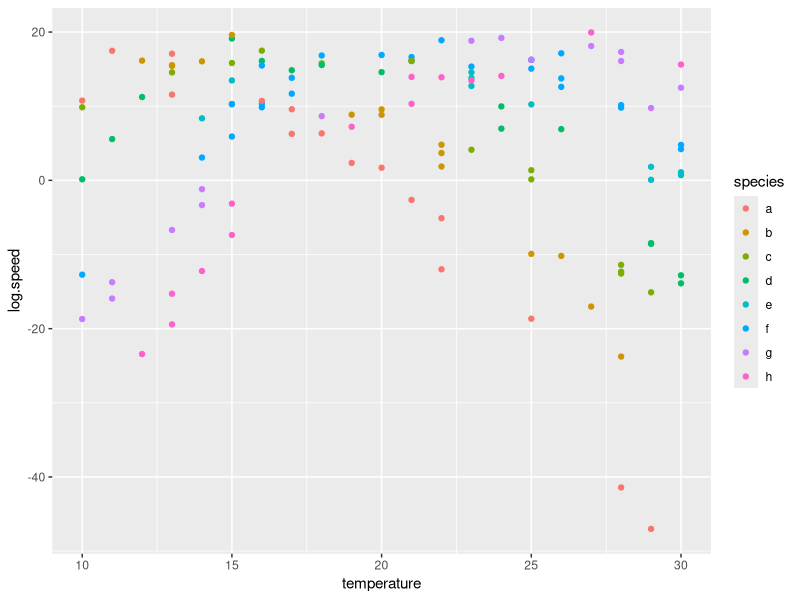

Reproduce this figure in R. (Note: this script raises an error after producing the figure.)
## ---- chunk 1
library(nlme)
library(lme4)
library(data.table)
library(ggplot2)
library(RColorBrewer)
dat <- fread('data/data_speed.csv')
## ---- chunk 2
params <- data.frame(a = 5, b = 2, w = 5)
sim <- data.table(temperature = sample(10:30, 125, replace = TRUE),
                  species = as.factor(sample(c('a', 'b', 'c', 'd', 'e', 'f', 'g', 'h'), 125, replace = TRUE)))
sim[, mass := pmax(20, as.numeric(species) * 100 + rnorm(.N, 0, 50))]
sim[, log.mass.mg := log(mass)]
sim[, z := as.numeric(species)*2 + 10]
sim[, log.speed := params$a + params$b * log.mass.mg - (temperature -z)^2/params$w + rnorm(.N, 0, 2)]
ranefs = sim[, .(z = unique(z)), by = species]

ggplot(sim, aes(temperature, log.speed, color = species)) +
    geom_point()
## ---- chunk 3
metabfunc <- function(lmass, temp, a, b, z, w){
    lspeed <- a + b * lmass - (temp - z)^2/w
}
modsim1 <- nlme(log.speed ~ metabfunc(log.mass.mg, temperature, a, b, z, w), 
             random = z ~ 1|species,
             fixed = a + b + w ~ 1,
             start = list(fixed = c(a = 4.8, b = 1.8, w = 4.8)),
             data = sim)

summary(modsim1)
## ---- chunk 4
fixef_est <- summary(modsim1)$tTable
ranef_est <- ranef(modsim1)
ranef_est$species <- rownames(ranef_est)
colnames(ranef_est) <- c('z_est', 'species')

print(data.frame(True = t(params), Est = fixef_est[, 'Value'], StdErr = fixef_est[, 'Std.Error']))

print(merge(ranefs, ranef_est))
## ---- chunk 5
ggplot(dat, aes(temperature, log.speed, color = species)) +
    geom_point()

## ---- chunk 6
modorig <- lmer(log.speed ~ log.mass.mg + temperature + I(temperature^2) + (1|chamber:year),
                data = dat)

summary(modorig)
## ---- chunk 7
metabfunc1 <- function(lmass, temp, a, b, z, w, y){
    lspeed <- a + b * lmass - (temp - 20 + z)^2/w + y
}


mod0 <- nlme(log.speed ~ metabfunc1(log.mass.mg, temperature, a, b, z, w, y), 
             fixed = a + b + w + z ~ 1,
             random = y ~ 1|chamber/year,
             start = list(fixed = c(a =  -5.6, b = 0.09, w = 5, z= 0)),
             data = dat)
summary(mod0)
ranef(mod0)
## ---- chunk 8
dat[, pred_mod0 := predict(mod0)]
ggplot(dat, aes(log.speed, pred_mod0, color = species)) +
    geom_point() +
    geom_abline(intercept = 0, slope = 1)

## ---- chunk 9
ggplot(dat, aes(temperature, pred_mod0, color = species)) +
    geom_point()
## ---- chunk 10
metabfunc2 <- function(lmass, temp, a, b, z0, z, w){
    lspeed <- a + b * lmass - (temp - z0 - z)^2/w
}


mod1 <- nlme(log.speed ~ metabfunc2(log.mass.mg, temperature, a, b, z0, z, w), 
             fixed = a + b + w + z0 ~ 1,
             random = z ~ 1|species,
             start = list(fixed = c(a =  -3.2, b = 0.09, w = 100, z0= 20)),
             data = dat)
summary(mod1)
print(ranef(mod1))
## ---- chunk 11
dat[, pred_mod1 := predict(mod1)]

ggplot(dat, aes(log.speed, pred_mod1, color = species)) +
    geom_point() +
    geom_abline(intercept = 0, slope = 1)

## ---- chunk 12
preds <- as.data.table(expand.grid(temperature = seq(5, 35, by = 0.1), 
                                   species = unique(dat$species), 
                                   chamber = unique(dat$chamber), year = unique(dat$year),
                                   stringsAsFactors = FALSE))
mass <- dat[, .(log.mass.mg = mean(log.mass.mg)), by = species]
preds <- merge(preds, mass)

preds[, pred_mod1 := predict(mod1, newdata = preds)]

ranefs <- ranef(mod1)
ranefs$species = rownames(ranefs)
ranefs <- as.data.table(ranefs)

cols <- brewer.pal(8, 'Dark2')
sp <- unique(preds$species)

plot(0,0, xlim=c(5,35), ylim = c(-5,-2), xlab = 'Temperature', ylab = 'log speed')
for(i in 1:length(sp)){
    minT <- dat[species == sp[i], min(temperature)]
    maxT <- dat[species == sp[i], max(temperature)]
    dat[species == sp[i], points(temperature, log.speed, col = cols[i])]
    ave <- preds[species == sp[i] & 
                     temperature >= minT & temperature <= maxT &
                     !is.na(pred_mod1), .(pred_mod1 = mean(pred_mod1)), by = temperature]
  ave[, lines(temperature, pred_mod1, col = cols[i])]
  ranefs[species == sp[i], points(fixef(mod1)[4] + z, -5, col = cols[i], pch = 2)]
}
legend('topleft', legend = sp, pch = 1, col = cols, cex = 0.5)
## ---- chunk 13
metabfunc3 <- function(lmass, temp, a, b, z0, z, w){
    lspeed <- a + b * lmass - (temp - z0 + z)^2/w
}


mod2 <- nlme(log.speed ~ metabfunc3(log.mass.mg, temperature, a, b, z0, z, w), 
             fixed = a + b + w + z0 ~ 1,
             random = z ~1|species/chamber/year,
             start = list(fixed = c(a =  -3.2, b = 0.09, w = 100, z0= 20)),
             data = dat)
summary(mod2)
print(ranef(mod2))
## ---- chunk 14
preds <- as.data.table(expand.grid(temperature = seq(5, 35, by = 0.1), 
                                   species = unique(dat$species), 
                                   chamber = unique(dat$chamber), year = unique(dat$year),
                                   stringsAsFactors = FALSE))
mass <- dat[, .(log.mass.mg = mean(log.mass.mg)), by = species]
preds <- merge(preds, mass)

preds[, pred_mod2 := predict(mod2, newdata = preds)]

cols <- brewer.pal(8, 'Dark2')
sp <- unique(preds$species)

plot(0,0, xlim=c(5,35), ylim = c(-5,-2), xlab = 'Temperature', ylab = 'log speed')
for(i in 1:length(sp)){
    minT <- dat[species == sp[i], min(temperature)]
    maxT <- dat[species == sp[i], max(temperature)]
    dat[species == sp[i], points(temperature, log.speed, col = cols[i])]
    ave <- preds[species == sp[i] & 
                     temperature >= minT & temperature <= maxT &
                     !is.na(pred_mod2), .(pred_mod2 = mean(pred_mod2)), by = temperature]
  ave[, lines(temperature, pred_mod2, col = cols[i])]
  
}
